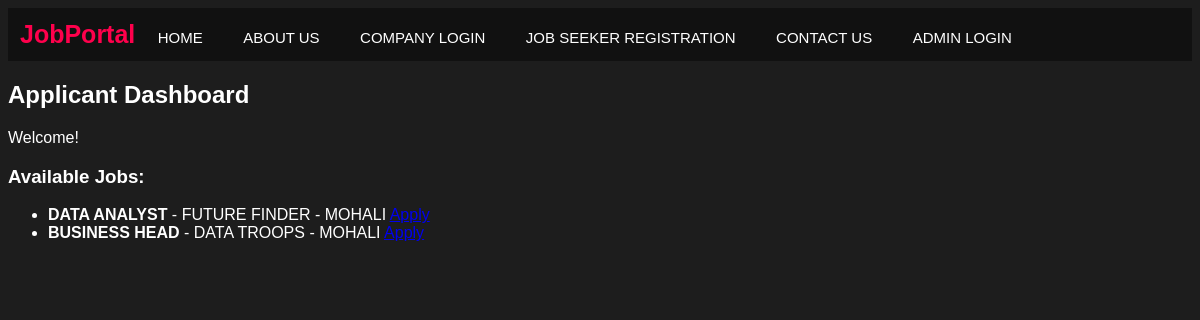
The app's page /dashboard (signed in) with its own data.
### models.py (models this page shows)
class Job(db.Model):
    id = db.Column(db.Integer, primary_key=True)
    employer_id = db.Column(db.Integer, db.ForeignKey('employer.id'))
    title = db.Column(db.String(200))
    company = db.Column(db.String(150))
    location = db.Column(db.String(150))
    description = db.Column(db.Text)
    salary = db.Column(db.String(100))
    job_type = db.Column(db.String(50))
    experience = db.Column(db.String(50))
    deadline = db.Column(db.String(50))
    posted_on = db.Column(db.String(50))
    logo = db.Column(db.String(255))

### app.py (the view)
@app.route('/dashboard')
def dashboard():
    if session.get('role') == 'employer':
        jobs = Job.query.filter_by(employer_id=session['user_id']).all()
        return render_template('dashboard_employer.html', jobs=jobs)
    elif session.get('role') == 'applicant':
        jobs = Job.query.order_by(Job.id.desc()).all()
        return render_template('dashboard_user.html', jobs=jobs)
    return redirect(url_for('login'))

### templates/dashboard_user.html
{% extends 'base.html' %}
{% block content %}
<h2>Applicant Dashboard</h2>
<p>Welcome!</p>
<h3>Available Jobs:</h3>
<ul>
{% for job in jobs %}
    <li>
        <strong>{{ job.title }}</strong> - {{ job.company }} - {{ job.location }}
        <a href="{{ url_for('apply', job_id=job.id) }}">Apply</a>
    </li>
{% endfor %}
</ul>
{% endblock %}

### static/css/style.css (style rules this page uses)
body { background: #1d1d1d; color: white; font-family: Arial, sans-serif; }

### records on screen
Job: title "DATA ANALYST", company "FUTURE FINDER", location "MOHALI"
Job: title "BUSINESS HEAD", company "DATA TROOPS", location "MOHALI"
